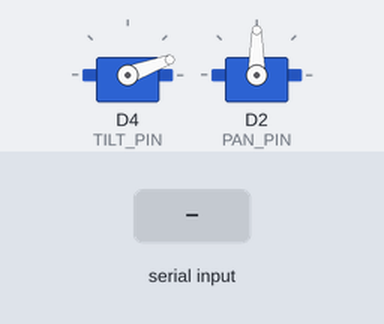
The program below on a simulated ESP8266 (Wemos D1 mini). Shown: 2 × servo. Inputs (shaded band) come from the test bench. What the program prints to the serial monitor is not drawn.

Above: at 1.2 s.
1.3 s: "30 150$" received over Serial
At 2.2 s:
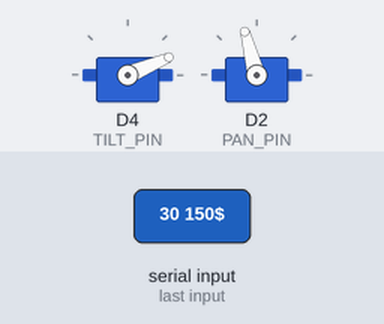
2.8 s: "csrt$" received over Serial
At 3.4 s:
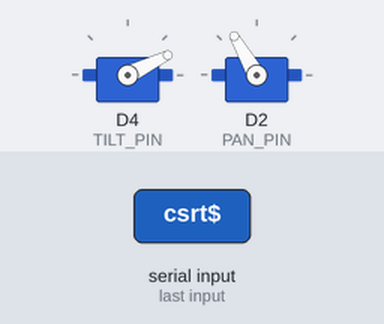
Timing chart, 0 to 5.8 s (numbered marks = the images above; inputs shaded):
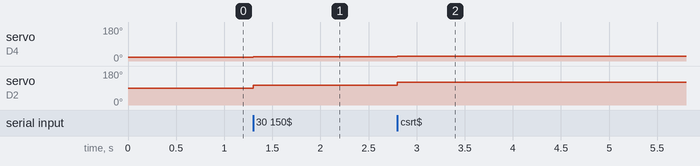

Measured:
- after the input at 1.3 s, servo on D4 (TILT_PIN): 20° → 23° at once; servo on D2 (PAN_PIN): 90° → 105° at once
- after the input at 2.8 s, servo on D4 (TILT_PIN): 23° → 26° at once; servo on D2 (PAN_PIN): 105° → 120° at once

The program:

main.cpp
```cpp
#include <Arduino.h>
#include <Servo.h>
#include "pid.h"

Servo TILT; // Ver
Servo PAN;  // Hor

#define TILT_PIN D4
#define PAN_PIN D2

float Ts{};

const int TILT_INIT_VALUE{20};
const int PAN_INIT_VALUE{90};

PID TILT_PID = PID(0.1, 0, 0);
PID PAN_PID = PID(0.1, 0, 0);

void setDegree(const int &, const int &);
void setParams(const String &);

void setup()
{
  TILT.write(TILT_INIT_VALUE);
  TILT.attach(TILT_PIN);

  PAN.write(PAN_INIT_VALUE);
  PAN.attach(PAN_PIN);

  Serial.begin(115200);
  Serial.print("Serial initialized.");
}

String input;
double tiltErr{}, panErr{};
int tiltOutput{}, panOutput{};
String tiltIn{}, panIn{};

void loop()
{
  if (Serial.available())
  {
    input = Serial.readStringUntil('$');

    if (input.endsWith("@"))
    {
      setParams(input);

      Serial.print("@#");
    }
    else
    {
      for (size_t i = 0; i < input.length(); i++)
        if (input.charAt(i) == ' ')
        {
          tiltIn = input.substring(0, i);
          panIn = input.substring(i + 1, input.length());
        }
      tiltErr = tiltIn.toInt();
      if (abs(tiltErr) <= 3)
        tiltErr = 0;
      panErr = panIn.toInt();
      if (abs(panErr) <= 3)
        panErr = 0;

      tiltOutput = TILT_PID.compute(tiltErr);
      panOutput = PAN_PID.compute(panErr);

      setDegree(tiltOutput, panOutput);
      delay(Ts * 900);
      Serial.print(String(tiltOutput) + " " + String(panOutput) + " #");
    }
  }
}

void setDegree(const int &tiltOutput, const int &panOutput)
{
  if (tiltOutput != 0)
  {
    int tiltPos{TILT.read() + tiltOutput};
    if (tiltPos < 3)
      tiltPos = 3;
    else if (tiltPos > 120)
      tiltPos = 120;
    TILT.write(tiltPos);
  }

  if (panOutput != 0)
  {
    int panPos{PAN.read() + panOutput};
    if (panPos < 3)
      panPos = 3;
    else if (panPos > 177)
      panPos = 177;
    PAN.write(panPos);
  }
}

void setParams(const String &input)
{
  String trackerType{};
  for (size_t i = 0; i < input.length(); i++)
    if (input.charAt(i) == ' ')
    {
      trackerType = input.substring(0, i);
      break;
    }
  if (trackerType == "csrt")
  {
    TILT_PID.setParams(0.18, 0.065, 0.009);
    // Ku = 0.4, Tu = 2
    // PI = 0.18, 0.108
    // classic PID = 0.32, 0.24, 0.06
    // no overshoot = 0.2, 0.08, 0.0534
    // manual = 0.18, 0.065, 0.009
    PAN_PID.setParams(0.15, 0.05, 0.0075);
    // Ku = 0.3, Tu = 2.4
    // PI = 0.135, 0.0675
    // classic PID = 0.18, 0.15, 0.054
    // no overshoot = 0.15, 0.05, 0.048
    // manual = 0.15, 0.05, 0.0075
  }
  else if (trackerType == "kcf")
  {
    TILT_PID.setParams(0.1, 0.1, 0.0045);
    PAN_PID.setParams(0.09, 0.09, 0.0038);
  }
  else if (trackerType == "moss")
  {
  }
  else if (trackerType == "boosting")
  {
  }
  else if (trackerType == "mil")
  {
  }
  else if (trackerType == "tld")
  {
  }
  else if (trackerType == "medianflow")
  {
  }
  else if (trackerType == "goturn")
  {
  }
}
```

pid.h
```cpp
#ifndef PID_H
#define PID_H

#include <Arduino.h>

class PID
{
public:
  PID() = default;
  PID(const double &, const double &, const double &);
  int compute(const double &);
  void setParams(const double &, const double &, const double &);
  ~PID() = default;

private:
  double _Kp, _Ki, _Kd;
  double _Ts;
  double lastErr;
  unsigned long lastTime;
  double maxIntegral;
  double integral;
};

#endif
```

pid.cpp
```cpp
#include <Arduino.h>
#include "pid.h"

PID::PID(const double &Kp, const double &Ki, const double &Kd)
    : _Kp{Kp}, _Ki{Ki}, _Kd{Kd}, lastErr{0}, lastTime{0}, maxIntegral{Ki == 0 ? 0 : 180 / Ki}
{
}

void PID::setParams(const double &Kp, const double &Ki, const double &Kd)
{
  _Kp = Kp;
  _Ki = Ki;
  _Kd = Kd;
}

int PID::compute(const double &err)
{
  const long currentTime = millis();
  double Ts = lastTime == 0 ? 0 : (currentTime - lastTime) / 1000.0;
  if (Ts > 0.5)
  {
    Ts = 0;
    integral = 0;
  }
  lastTime = currentTime;
  const double derivative = Ts == 0 ? 0 : (err - lastErr) / Ts;
  integral += err * Ts;

  if (integral > maxIntegral)
    integral = maxIntegral;
  else if (integral < -maxIntegral)
    integral = -maxIntegral;
  if (integral * err <= 0)
    integral = 0;

  lastErr = err;
  return round((err * _Kp) + (derivative * _Kd) + (integral * _Ki));
}
```
